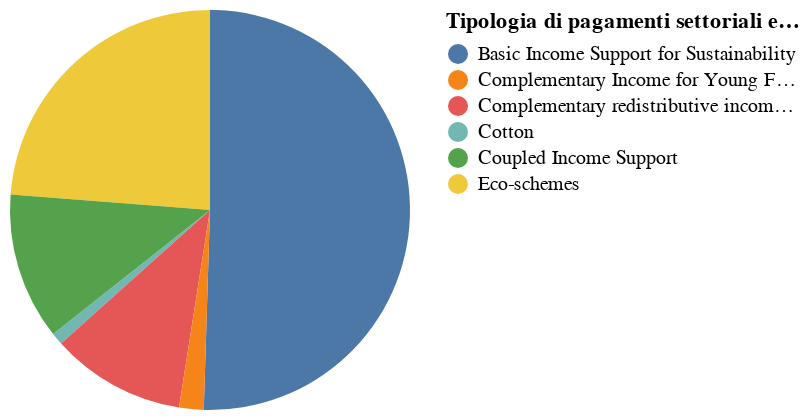

Write notebook code for a chart like this one.
### Markdown cell above
Guaridamo ora come i pagamenti diretti e settoriali, più dei 3/4 dell'intera cifra destinata alla PAC, sono ulteriormente suddivisi.

### Code cell
chart2 = alt.Chart(eagf_numb).mark_arc().encode(
    theta=alt.Theta(field="Series 1", type="quantitative"),
    color=alt.Color(field="Category", type="nominal", legend=alt.Legend(title="Tipologia di pagamenti settoriali e diretti")),
    tooltip=[
        alt.Tooltip("Category:N", title="Category (EAGF)"),
        alt.Tooltip("Series 1:Q", title="Allocation in billions", format=".2s")
    ]
).properties(width=200, height=200)

chart2

### Figure 1 — Vega-Lite specification as saved in the notebook (floating-point values rounded to 4 significant figures)
{"config": {"view": {"continuousWidth": 300, "continuousHeight": 300}}, "data": {"name": "data-1a03fe5c8d1f81578e5c1c30b6d266c6"}, "mark": {"type": "arc"}, "encoding": {"color": {"field": "Category", "legend": {"title": "Tipologia di pagamenti settoriali e diretti"}, "type": "nominal"}, "theta": {"field": "Series 1", "type": "quantitative"}, "tooltip": [{"field": "Category", "title": "Category (EAGF)", "type": "nominal"}, {"field": "Series 1", "format": ".2s", "title": "Allocation in billions", "type": "quantitative"}]}, "height": 200, "width": 200, "$schema": "https://vega.github.io/schema/vega-lite/v5.8.0.json", "datasets": {"data-1a03fe5c8d1f81578e5c1c30b6d266c6": [{"Category": "Eco-schemes", "Series 1": 24}, {"Category": "Basic Income Support for Sustainability", "Series 1": 51}, {"Category": "Cotton", "Series 1": 1}, {"Category": "Complementary redistributive income support for sustainability", "Series 1": 11}, {"Category": "Complementary Income for Young Farmers", "Series 1": 2}, {"Category": "Coupled Income Support", "Series 1": 12}]}}
